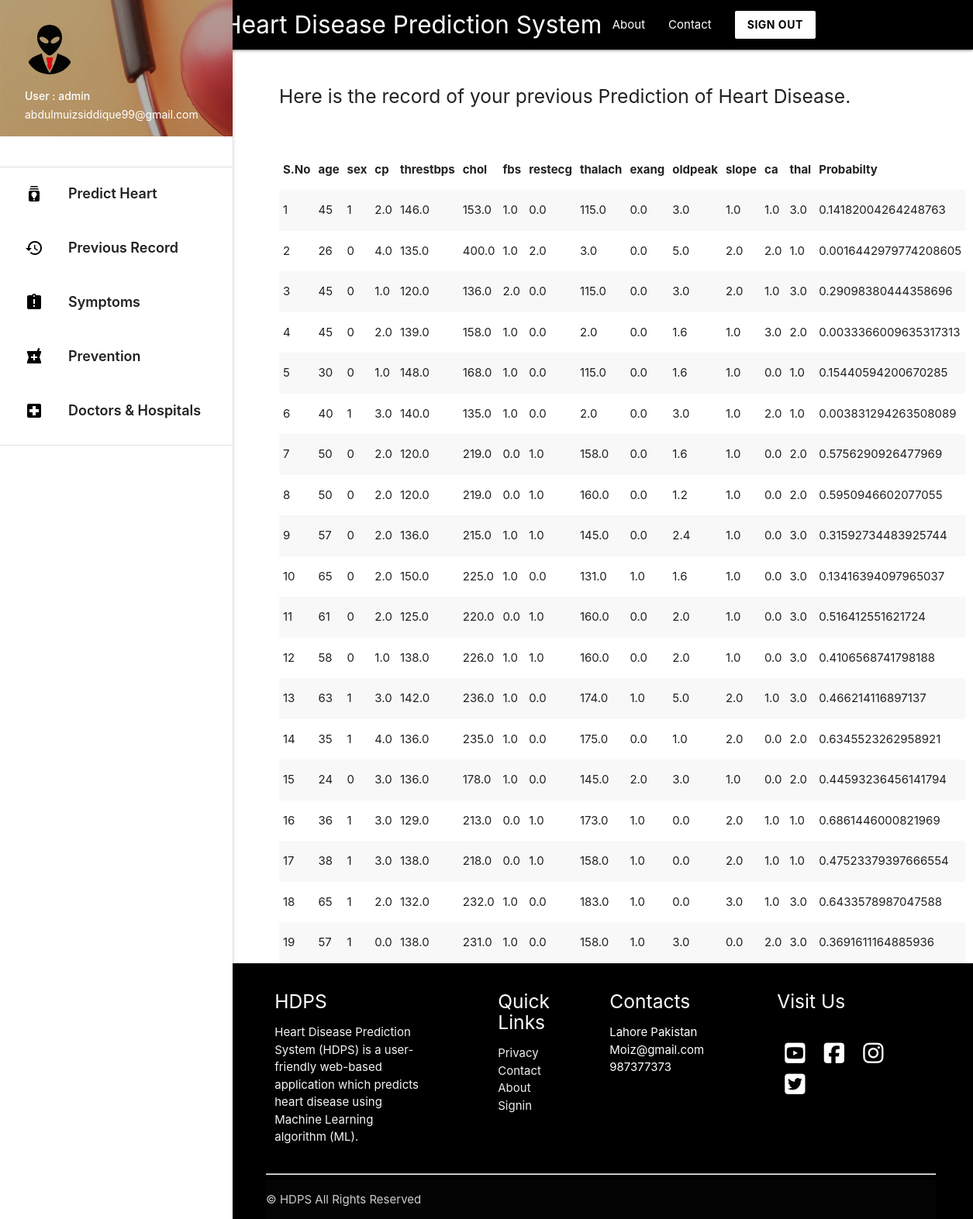
Screenshot of /heartdetail (signed in) with the database file from the repository.
### predictor/models.py (models this page shows, shortened)
class HeartData(models.Model):
    age = models.IntegerField()
    sex = models.IntegerField()
    cp = models.FloatField()
    trestbps = models.FloatField()
    chol = models.FloatField()
    fbs = models.FloatField()
    restcg = models.FloatField()
    thalach = models.FloatField()
    exang = models.FloatField()
    oldpeak = models.FloatField()
    slope = models.FloatField()
    ca = models.FloatField()
    thal = models.FloatField()
    owner = models.ForeignKey(get_user_model() , on_delete=models.CASCADE , related_name='owner' , null=True)
    date = models.DateField(auto_now_add=True)
    probability = models.FloatField(null=True)

### predictor/views.py (the view)
# urls.py: path('heartdetail',views.heartdetail,name='heartdetail'),
def heartdetail(request): # Displays previous results in detail
    if request.user.is_authenticated:
        record_data = HeartData.objects.filter(owner = request.user)
        return render(request , 'heartdetail.html' , {'record_data':record_data})
    return redirect('/')

### templates/heartdetail.html (shortened to what this page needs)
{% extends 'base_layout2.html' %}
{% block content %}
<div class="con">
  <h5 > Here is the record of your previous Prediction of Heart Disease.  </h5>
<br> <br>
  <table class="striped">
   <thead>
     <tr>
         <th>S.No</th>
         <th>age</th>
         <th>sex</th>
         <th>cp</th>
         <th>threstbps</th>
         <th>chol</th>
         <th>fbs</th>
         <th>restecg</th>
         <th>thalach</th>
         <th>exang</th>
         <th>oldpeak</th>
         <th>slope</th>
         <th>ca</th>
         <th>thal</th>
         <th>Probabilty</th>
     </tr>
   </thead>
   <tbody>
     {% for data in record_data %}
     <tr>
       <td>{{ forloop.counter }}</td>
       <td>{{ data.age }}</td>
       <td>{{ data.sex }}</td>
       <td>{{ data.cp }}</td>
       <td>{{ data.trestbps }}</td>
       <td>{{ data.chol }}</td>
       <td>{{ data.fbs }}</td>
       <td>{{ data.restcg }}</td>
       <td>{{ data.thalach }}</td>
       <td>{{ data.exang }}</td>
       <td>{{ data.oldpeak }}</td>
       <td>{{ data.slope }}</td>
       <td>{{ data.ca }}</td>
       <td>{{ data.thal }}</td>
       <td>{{ data.probability }}</td>
     </tr>
     {% endfor %}
   </tbody>
 </table>
</div>
{% endblock %}

### templates/base_layout2.html (shortened to what this page needs)
{% load static %}
<!DOCTYPE html>
<html lang="en">
<head>
  <link href="{% static 'css/materialize.css' %}" type="text/css" rel="stylesheet" media="screen,projection"/>
  <link href="{% static 'css/style.css' %}" type="text/css" rel="stylesheet" media="screen,projection"/>
</head>
<body>
        <div class="navbar-fixed">
          <nav class="black">
            <div class="container">
              <div class="nav-wrapper">
                <a href="/" style="padding-left: 100px;"    class="brand-logo ">Heart Disease Prediction System</a>
                <ul class="right hide-on-med-and-down hover_backcolor">
                  <li><a href="{% url 'about' %}">About</a></li>
                  <li><a href="{% url 'contact' %}">Contact</a></li>
                  <a class=" white black-text waves-effect waves-dark btn  modal-trigger" href="/signout"><b>SIGN OUT </b></a>
                </ul>
              </div>
            </div>
          </nav>
        </div>
      <ul id="slide-out" class="sidenav sidenav-fixed">
        <li><div class="user-view">
          <div class="background">
            <img src="{% static 'img/about.png' %}">
          </div>
          <a href="#user"><img class="circle" src="{% static 'img/user.png' %}"></a>
          <a href="#name"><span class="white-text name">User : {{ request.user.username }} </span></a>
          <a href="#email"><span class="white-text email">{{ request.user.email }}</span></a>
        </div></li>
        <br>
        <li><div class="divider"></div></li>
        <li><a style="font-weight: 600; font-size: 18px; height: 70px; padding-top: 10px;" class="waves-effect hoverable" href="/"><i class="material-icons black-text">batch_prediction</i> Predict Heart Disease </a></li>
        <li><a style="font-weight: 600; font-size: 18px; height: 70px; padding-top: 10px;" class="waves-effect hoverable" href="{% url 'record' %}"><i class="material-icons black-text">history</i> Previous Record </a></li>
        <li><a style="font-weight: 600; font-size: 18px; height: 70px; padding-top: 10px;" class="waves-effect hoverable" href="{% url 'symptoms' %}"><i class="material-icons black-text" >assignment_late</i> Symptoms  </a></li>
        <li><a style="font-weight: 600; font-size: 18px; height: 70px; padding-top: 10px;" class="waves-effect hoverable" href="{% url 'prevention' %}"><i class="material-icons black-text">local_pharmacy</i> Prevention   </a></li>
        <li><a style="font-weight: 600; font-size: 18px; height: 70px; padding-top: 10px;" class="waves-effect hoverable" href="{% url 'doctorhospital' %}"><i class="material-icons black-text">local_hospital</i> Doctors & Hospitals   </a></li>
        <li><div class="divider"></div></li>
      </ul>
      <a href="#" data-target="slide-out" class="sidenav-trigger"><i class="material-icons">menu</i></a>
    {% block content %}
    {% endblock %}
            <section>
            <footer class=" hide-on-small-only black page-footer">
              <div class="" style=" width: 90%; margin: auto;">
                <div class="row">
                  <div class="col  s12 m6 l3 ">
                    <h5 class="white-text">HDPS</h5>
                    <p class="grey-text text-lighten-4">Heart Disease Prediction System (HDPS) is a user-friendly web-based application which predicts heart disease using
                        Machine Learning algorithm (ML). </p>
                  </div>
                  <div class="  col l2 m6 s12 offset-l1 ">
                    <h5 class="white-text">Quick Links</h5>
                    <ul>
                   <li><a class="grey-text text-lighten-3" href="#!">Privacy</a></li>
                      <li><a class="grey-text text-lighten-3" href="#!">Contact</a></li>
                      <li><a class="grey-text text-lighten-3" href="#!">About</a></li>
                      <li><a class="grey-text text-lighten-3" href="#!">Signin</a></li>
                    </ul>
                  </div>
                  <div class="col l2 m6 s12  ">
                      <h5 class="white-text">Contacts</h5>
                      <ul>
                      <li>Lahore Pakistan</li>
                      <li>Moiz@gmail.com</li>
                      <li>987377373</li>
                  </ul>
                  </div>
                  <div class=" col l3 m6 s12 offset-l1 ">
                      <h5 class="white-text">Visit Us</h5>
                      <br>
                      <a href="https://www.youtube.com/" target="_blank"> <i style="color: white; margin: 5px 10px;"  class="fab fa-youtube-square fa-2x"></i></a>
                  <a href="https://www.youtube.com/" target="_blank"> <i style="color: white; margin: 5px 10px;" class="fab fa-facebook-square fa-2x"></i></a>
                  <a href="https://www.youtube.com/" target="_blank"> <i style="color: white; margin: 5px 10px;" class="fab fa-instagram fa-2x"></i></a>
                  <a href="https://www.youtube.com/" target="_blank"> <i style="color: white; margin: 5px 10px;" class="fab fa-twitter-square fa-2x"></i> </a>
                  </div>
                </div>
                <hr>
              <div class="footer-copyright">
                ©  HDPS All Rights Reserved
              </div>
          </div>
            </footer>
          </section>
  </body>
</html>

### templates/heartdetail.html (style rules this page uses)
footer { padding-left: 295px; }
.con { padding-left: 390px; width: 90%; flex: 1 0 auto; }
body { display: flex; min-height: 100vh; flex-direction: column; }

### templates/base_layout2.html (style rules this page uses)
footer { padding-left: 295px; }
.con { padding-left: 360px; width: 95%; }

### rows the page displays
HeartData: age "45", sex "1", cp "2.0", trestbps "146.0", chol "153.0", fbs "1.0", restcg "0.0", thalach "115.0", exang "0.0", oldpeak "3.0", slope "1.0", ca "1.0", thal "3.0", probability "0.14182004264248763"
HeartData: age "26", sex "0", cp "4.0", trestbps "135.0", chol "400.0", fbs "1.0", restcg "2.0", thalach "3.0", exang "0.0", oldpeak "5.0", slope "2.0", ca "2.0", thal "1.0", probability "0.0016442979774208605"
HeartData: age "45", sex "0", cp "1.0", trestbps "120.0", chol "136.0", fbs "2.0", restcg "0.0", thalach "115.0", exang "0.0", oldpeak "3.0", slope "2.0", ca "1.0", thal "3.0", probability "0.29098380444358696"
HeartData: age "45", sex "0", cp "2.0", trestbps "139.0", chol "158.0", fbs "1.0", restcg "0.0", thalach "2.0", exang "0.0", oldpeak "1.6", slope "1.0", ca "3.0", thal "2.0", probability "0.0033366009635317313"
HeartData: age "30", sex "0", cp "1.0", trestbps "148.0", chol "168.0", fbs "1.0", restcg "0.0", thalach "115.0", exang "0.0", oldpeak "1.6", slope "1.0", ca "0.0", thal "1.0", probability "0.15440594200670285"
HeartData: age "40", sex "1", cp "3.0", trestbps "140.0", chol "135.0", fbs "1.0", restcg "0.0", thalach "2.0", exang "0.0", oldpeak "3.0", slope "1.0", ca "2.0", thal "1.0", probability "0.003831294263508089"
HeartData: age "50", sex "0", cp "2.0", trestbps "120.0", chol "219.0", fbs "0.0", restcg "1.0", thalach "158.0", exang "0.0", oldpeak "1.6", slope "1.0", ca "0.0", thal "2.0", probability "0.5756290926477969"
HeartData: age "50", sex "0", cp "2.0", trestbps "120.0", chol "219.0", fbs "0.0", restcg "1.0", thalach "160.0", exang "0.0", oldpeak "1.2", slope "1.0", ca "0.0", thal "2.0", probability "0.5950946602077055"
HeartData: age "57", sex "0", cp "2.0", trestbps "136.0", chol "215.0", fbs "1.0", restcg "1.0", thalach "145.0", exang "0.0", oldpeak "2.4", slope "1.0", ca "0.0", thal "3.0", probability "0.31592734483925744"
HeartData: age "65", sex "0", cp "2.0", trestbps "150.0", chol "225.0", fbs "1.0", restcg "0.0", thalach "131.0", exang "1.0", oldpeak "1.6", slope "1.0", ca "0.0", thal "3.0", probability "0.13416394097965037"
HeartData: age "61", sex "0", cp "2.0", trestbps "125.0", chol "220.0", fbs "0.0", restcg "1.0", thalach "160.0", exang "0.0", oldpeak "2.0", slope "1.0", ca "0.0", thal "3.0", probability "0.516412551621724"
HeartData: age "58", sex "0", cp "1.0", trestbps "138.0", chol "226.0", fbs "1.0", restcg "1.0", thalach "160.0", exang "0.0", oldpeak "2.0", slope "1.0", ca "0.0", thal "3.0", probability "0.4106568741798188"
HeartData: age "63", sex "1", cp "3.0", trestbps "142.0", chol "236.0", fbs "1.0", restcg "0.0", thalach "174.0", exang "1.0", oldpeak "5.0", slope "2.0", ca "1.0", thal "3.0", probability "0.466214116897137"
HeartData: age "35", sex "1", cp "4.0", trestbps "136.0", chol "235.0", fbs "1.0", restcg "0.0", thalach "175.0", exang "0.0", oldpeak "1.0", slope "2.0", ca "0.0", thal "2.0", probability "0.6345523262958921"
HeartData: age "24", sex "0", cp "3.0", trestbps "136.0", chol "178.0", fbs "1.0", restcg "0.0", thalach "145.0", exang "2.0", oldpeak "3.0", slope "1.0", ca "0.0", thal "2.0", probability "0.44593236456141794"
HeartData: age "36", sex "1", cp "3.0", trestbps "129.0", chol "213.0", fbs "0.0", restcg "1.0", thalach "173.0", exang "1.0", oldpeak "0.0", slope "2.0", ca "1.0", thal "1.0", probability "0.6861446000821969"
HeartData: age "38", sex "1", cp "3.0", trestbps "138.0", chol "218.0", fbs "0.0", restcg "1.0", thalach "158.0", exang "1.0", oldpeak "0.0", slope "2.0", ca "1.0", thal "1.0", probability "0.47523379397666554"
HeartData: age "65", sex "1", cp "2.0", trestbps "132.0", chol "232.0", fbs "1.0", restcg "0.0", thalach "183.0", exang "1.0", oldpeak "0.0", slope "3.0", ca "1.0", thal "3.0", probability "0.6433578987047588"
HeartData: age "57", sex "1", cp "0.0", trestbps "138.0", chol "231.0", fbs "1.0", restcg "0.0", thalach "158.0", exang "1.0", oldpeak "3.0", slope "0.0", ca "2.0", thal "3.0", probability "0.3691611164885936"

### other values shown
{{ request.user.username }} "admin"
{{ request.user.email }} "abdulmuizsiddique99@gmail.com"
